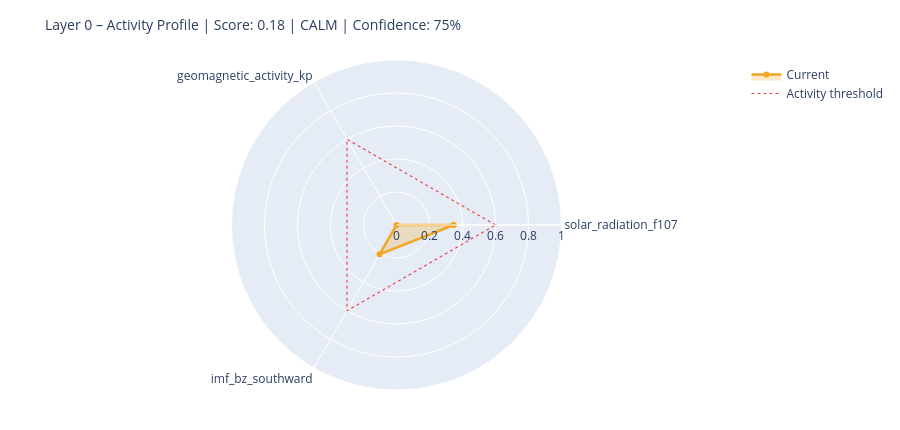

The cell this chart's notebook holds for it:
### Markdown cell above
---
## 6. State Assessment & Handoff to Layer 1

### Code cell
# ============================================================
# STEP 1 – Collect raw values with source modes
# Mode: 'primary' | 'fallback_3h' | 'last_valid' | 'missing'
# ============================================================

def safe_last(df, col):
    if df is None or col not in df.columns: return None
    s = df[col].dropna()
    return float(s.iloc[-1]) if not s.empty else None

f107_now = safe_last(df_f107, 'f10.7')
bz_now   = safe_last(df_mag,  'bz_gsm')
kp_now   = safe_last(df_kp,   'kp')
sw_now   = safe_last(df_sw,   'speed')

source_modes = {
    'F10.7':    'primary'  if f107_now is not None else 'missing',
    'Kp':       'primary'  if kp_now   is not None else 'missing',
    'IMF_Bz':   'primary'  if bz_now   is not None else 'missing',
    'SW_speed': 'primary'  if sw_now   is not None else 'missing',
}

# Kp Fallback – 3h endpoint
if kp_now is None:
    try:
        r = requests.get(
            'https://services.swpc.noaa.gov/json/noaa-planetary-k-index.json',
            timeout=10)
        r.raise_for_status()
        fb = pd.DataFrame(r.json())
        tc = next((c for c in fb.columns if 'time' in c.lower()), fb.columns[0])
        kc = next((c for c in fb.columns if 'kp' in c.lower() and c != tc), None)
        if kc:
            fb[kc] = fb[kc].astype(str).str.extract(r'([0-9]+(?:\.[0-9]*)?)')[0]
            fb[kc] = pd.to_numeric(fb[kc], errors='coerce')
            fb = fb[fb[kc] >= 0].dropna(subset=[kc])
            if not fb.empty:
                kp_now = float(fb[kc].iloc[-1])
                source_modes['Kp'] = 'fallback_3h'
                print(f'  Kp fallback (3h): {kp_now:.1f}')
    except Exception as e:
        print(f'  Kp fallback failed: {e}')

# Solar Wind Fallback – last valid value
if sw_now is None and df_sw is not None and 'speed' in df_sw.columns:
    s = df_sw['speed'].dropna()
    if not s.empty:
        sw_now = float(s.iloc[-1])
        source_modes['SW_speed'] = 'last_valid'
        print(f'  SW fallback (last_valid): {sw_now:.0f} km/s')

print()
print('Source modes:', source_modes)

# ============================================================
# STEP 2 – Score from available components only
# ============================================================

def norm(v, lo, hi):
    if v is None: return None
    return max(0.0, min(1.0, (v - lo) / (hi - lo)))

COMPONENTS = {
    'solar_radiation_f107':    (f107_now, norm(f107_now, 60, 250)),
    'geomagnetic_activity_kp': (kp_now,   norm(kp_now,   0,   9)),
    'imf_bz_southward':        (bz_now,   norm(-(bz_now or 0) if bz_now else None, -5, 30)
                                           if bz_now is not None else None),
    'solar_wind_speed':        (sw_now,   norm(sw_now, 300, 800)),
}

available   = {k: v[1] for k, v in COMPONENTS.items() if v[1] is not None}
unavailable = [k for k, v in COMPONENTS.items() if v[1] is None]

layer0_score = round(sum(available.values()) / len(available), 4) if available else None
confidence   = round(len(available) / len(COMPONENTS), 2)

level = ('unknown'  if layer0_score is None
         else 'calm'     if layer0_score < 0.3
         else 'moderate' if layer0_score < 0.6
         else 'active')

# ============================================================
# STEP 3 – Dominant Driver
# ============================================================

def dominant_driver(kp, f107, bz, sw):
    candidates = []
    if kp   is not None and kp   >= 4:   candidates.append(('geomagnetic',    kp / 9))
    if sw   is not None and sw   >= 500:  candidates.append(('solar_wind',     sw / 800))
    if bz   is not None and bz   <= -5:   candidates.append(('imf_southward',  abs(bz) / 30))
    if f107 is not None and f107 >= 150:  candidates.append(('solar_radiation',f107 / 250))
    return max(candidates, key=lambda x: x[1])[0] if candidates else 'none'

driver = dominant_driver(kp_now, f107_now, bz_now, sw_now)

# ============================================================
# STEP 4 – Downstream expectations
# ============================================================

def downstream_expectation(driver, score, kp, bz, f107):
    exp = {
        'magnetosphere':        'calm',
        'ionosphere':           'calm',
        'schumann_resonance':   'unchanged',
        'lithosphere_currents': 'low',
    }
    if driver == 'geomagnetic' or (kp and kp >= 5):
        exp['magnetosphere']        = 'compressed / storm'
        exp['ionosphere']           = 'elevated disturbance (TEC variability)'
        exp['schumann_resonance']   = 'elevated amplitude possible'
        exp['lithosphere_currents'] = 'elevated induction currents'
    elif driver == 'imf_southward' or (bz and bz <= -5):
        exp['magnetosphere']        = 'energy coupling active'
        exp['ionosphere']           = 'elevated electron density possible'
        exp['schumann_resonance']   = 'slight modulation possible'
    elif driver == 'solar_radiation' or (f107 and f107 >= 150):
        exp['ionosphere']           = 'elevated ionization (F-layer)'
        exp['schumann_resonance']   = 'slightly elevated background activity'
    return exp

downstream = downstream_expectation(driver, layer0_score, kp_now, bz_now, f107_now)

# ============================================================
# CONSOLE OUTPUT
# ============================================================

W = 58
print('=' * W)
print('LAYER 0 – STATE ASSESSMENT')
print('=' * W)
for name, (raw_v, score_v) in COMPONENTS.items():
    if score_v is not None:
        bar = '█' * int(score_v * 20) + '░' * (20 - int(score_v * 20))
        print(f'  {name:<35}  {bar}  {score_v:.2f}')
    else:
        print(f'  {name:<35}  {"─" * 20}  n/a')
print('-' * W)
print(f'  Score ({len(available)}/{len(COMPONENTS)} components):  {layer0_score:.3f}')
print(f'  Confidence:         {confidence:.0%}')
print(f'  Level:              {level.upper()}')
print(f'  Dominant Driver:    {driver}')

# Radar chart
cats = list(available.keys())
vals = list(available.values())
if len(cats) >= 3:
    fig = go.Figure()
    fig.add_trace(go.Scatterpolar(
        r=vals + [vals[0]], theta=cats + [cats[0]],
        fill='toself', fillcolor='rgba(242,166,35,0.25)',
        line=dict(color='#F2A623', width=2.5), name='Current'
    ))
    fig.add_trace(go.Scatterpolar(
        r=[0.6] * (len(cats) + 1), theta=cats + [cats[0]],
        line=dict(color='#E24B4A', dash='dot', width=1.2),
        mode='lines', name='Activity threshold'
    ))
    fig.update_layout(
        title=dict(text=f'Layer 0 – Activity Profile | Score: {layer0_score:.2f} | {level.upper()} | Confidence: {confidence:.0%}',
                   font=dict(size=14)),
        polar=dict(radialaxis=dict(visible=True, range=[0, 1])),
        height=430, showlegend=True,
        margin=dict(l=60, r=60, t=60, b=40)
    )
    fig.show()

### Figure 1 — Plotly figure (JSON) as saved in the notebook; plotly's stock layout.template omitted (floating-point values rounded to 4 significant figures)
{"data": [{"fill": "toself", "fillcolor": "rgba(242,166,35,0.25)", "line": {"color": "#F2A623", "width": 2.5}, "name": "Current", "r": [0.3457, 0.0, 0.2054, 0.3457], "theta": ["solar_radiation_f107", "geomagnetic_activity_kp", "imf_bz_southward", "solar_radiation_f107"], "type": "scatterpolar"}, {"line": {"color": "#E24B4A", "dash": "dot", "width": 1.2}, "mode": "lines", "name": "Activity threshold", "r": [0.6, 0.6, 0.6, 0.6], "theta": ["solar_radiation_f107", "geomagnetic_activity_kp", "imf_bz_southward", "solar_radiation_f107"], "type": "scatterpolar"}], "layout": {"height": 430, "margin": {"b": 40, "l": 60, "r": 60, "t": 60}, "polar": {"radialaxis": {"range": [0, 1], "visible": true}}, "showlegend": true, "title": {"font": {"size": 14}, "text": "Layer 0 – Activity Profile | Score: 0.18 | CALM | Confidence: 75%"}}}
